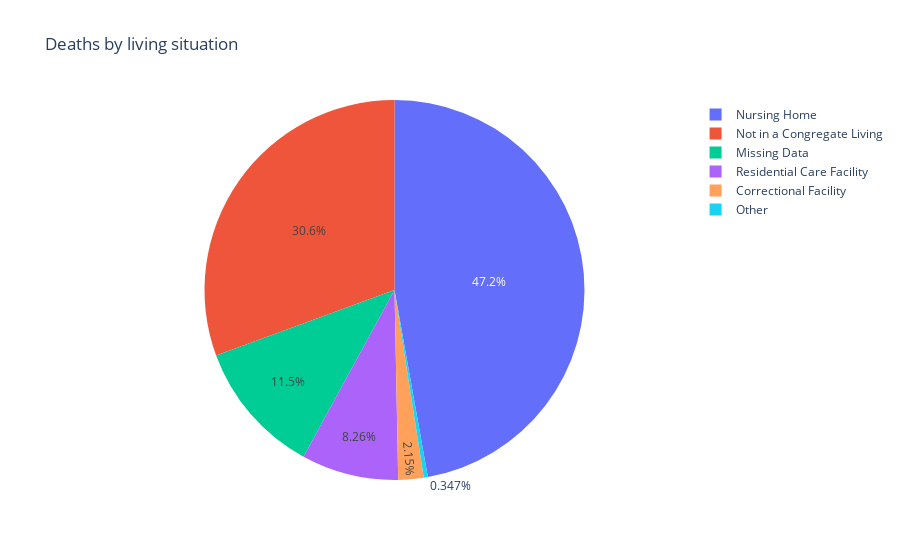

The notebook cell this image was saved under:
### Code cell
fig = px.pie(df.reset_index(), values='Deaths',names = 'Living_Situation', title='Deaths by living situation')
fig.show()

### Figure 1 — Plotly figure (JSON) as saved in the notebook; plotly's stock layout.template omitted (floating-point values rounded to 4 significant figures)
{"data": [{"domain": {"x": [0, 1], "y": [0, 1]}, "hovertemplate": "Living_Situation=%{label}<br>Deaths=%{value}<extra></extra>", "labels": ["Nursing Home", "Residential Care Facility", "Correctional Facility", "Other", "Not in a Congregate Living", "Missing Data"], "legendgroup": "", "name": "", "showlegend": true, "type": "pie", "values": [680, 119, 31, 5, 441, 165]}], "layout": {"autosize": true, "legend": {"tracegroupgap": 0}, "title": {"text": "Deaths by living situation"}}}
